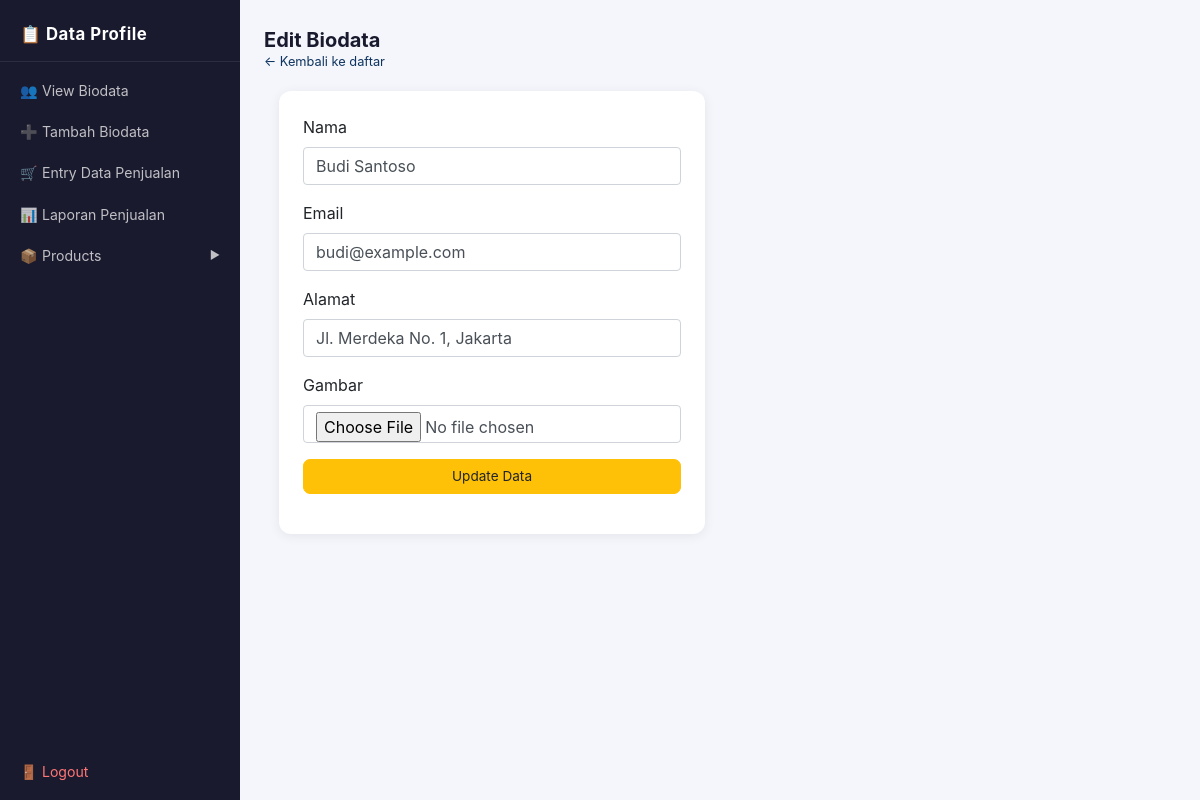
The page /edit_data.php?id=1 (signed in) on the database its author committed.
### tables this page shows
CREATE TABLE `biodata` (
  `id`     INT(11)      NOT NULL AUTO_INCREMENT,
  `nama`   VARCHAR(100) NOT NULL,
  `email`  VARCHAR(100) NOT NULL,
  `alamat` TEXT         NOT NULL,
  `gambar` VARCHAR(255) DEFAULT NULL,
  PRIMARY KEY (`id`)
);

### edit_data.php (the view, shortened to what this page needs)
<?php
include 'koneksi.php';
?>
<?php include 'sidebar.php'; ?>
<div class="main-content">
  <div style="margin-bottom:20px;">
    <h5 style="font-weight:700;margin:0;color:#1a1a2e;">Edit Biodata</h5>
    <small style="color:#6c757d;"><a href="view_data.php" style="color:#0f3460;">← Kembali ke daftar</a></small>
  </div>
  <div class="row">
    <div class="col-md-6">
      <div class="card">
        <div class="card-body">
          <?php
          if (isset($_GET['id'])) {
              $id    = (int)$_GET['id'];
              $query = "SELECT `id`, `nama`, `email`, `alamat`, `gambar` FROM `biodata` WHERE `id` = ?";
              $stmt  = $koneksi->prepare($query);
              $stmt->bind_param("i", $id);
              $stmt->execute();
              $result = $stmt->get_result();
              $data   = $result->fetch_assoc();
              if ($data):
          ?>
          <form method="post" enctype="multipart/form-data" action="edit_data.php">
            <div class="mb-3">
              <label class="form-label fw-semibold">Nama</label>
              <input type="text" class="form-control" name="nama" value="<?= htmlspecialchars($data['nama']) ?>" required>
            </div>
            <div class="mb-3">
              <label class="form-label fw-semibold">Email</label>
              <input type="email" class="form-control" name="email" value="<?= htmlspecialchars($data['email']) ?>" required>
            </div>
            <div class="mb-3">
              <label class="form-label fw-semibold">Alamat</label>
              <input type="text" class="form-control" name="alamat" value="<?= htmlspecialchars($data['alamat']) ?>" required>
            </div>
            <div class="mb-3">
              <label class="form-label fw-semibold">Gambar</label>
              <input type="file" class="form-control" name="gambar" accept="image/*">
            </div>
            <button type="submit" name="submit" class="btn btn-warning w-100 fw-semibold">Update Data</button>
          </form>
          <?php
              else:
                  echo "<div class='alert alert-danger'>Data tidak ditemukan.</div>";
              endif;
          }
          ?>
        </div>
      </div>
    </div>
  </div>
</div>

### sidebar.php (style rules this page uses)
.main-content { margin-left: 240px; padding: 28px 24px; }
.row { margin-left: 0; margin-right: 0; }
.card { border: none; border-radius: 12px; box-shadow: 0 2px 12px rgba(0,0,0,0.07); }
.card-body { padding: 24px; }
.btn { border-radius: 7px; font-size: 0.85rem; }

### rows shown on the page
biodata: nama "Budi Santoso", email "budi@example.com", alamat "Jl. Merdeka No. 1, Jakarta"
